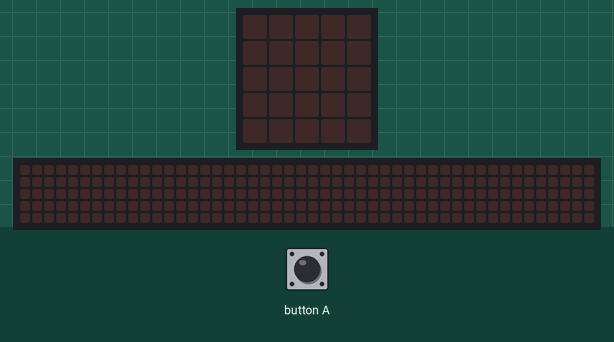
The program below on a simulated BBC micro:bit running MicroPython. Shown: the board's 5×5 LED display, a strip that is not on the board, showing the scrolling text unrolled. The test bench sets the inputs (shaded band). Random numbers come from a fixed seed; the 48×5 strip is a reading aid, not a part: it shows the text the display is scrolling, unrolled, one strip-width of it at a time.

Above: at 1.2 s.
1.3 s: button A pressed for 0.15 s
At 1.37 s:
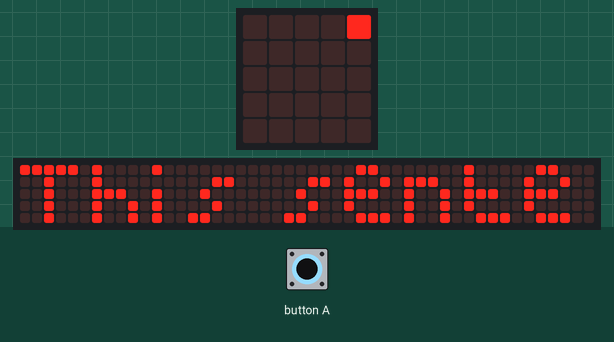
At 1.82 s:
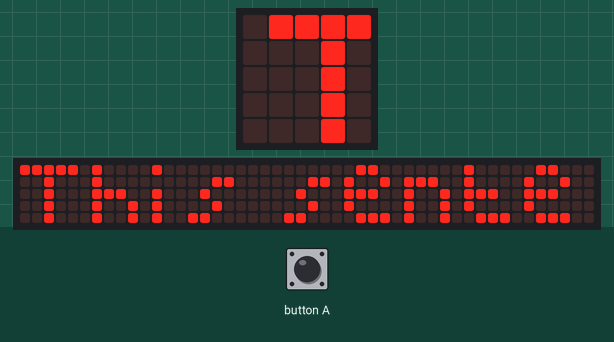

Measured:
- after the input at 1.3 s, the display: changes at once (image 1)

The program:

fortune_cookie.py
```python
# Press button A for a fortune cookie.
from microbit import *
import random


fortunes = [
    "Never step off a moving bus",
    "This sentence is false",
    "The meaning of life is overrated",
    "Do not touch!",
    "You will receive some advice",
    "My hovercraft is full of eels",
    ]


while True:
    if button_a.is_pressed():
        cookie = random.choice(fortunes)
        display.scroll(cookie)
```
